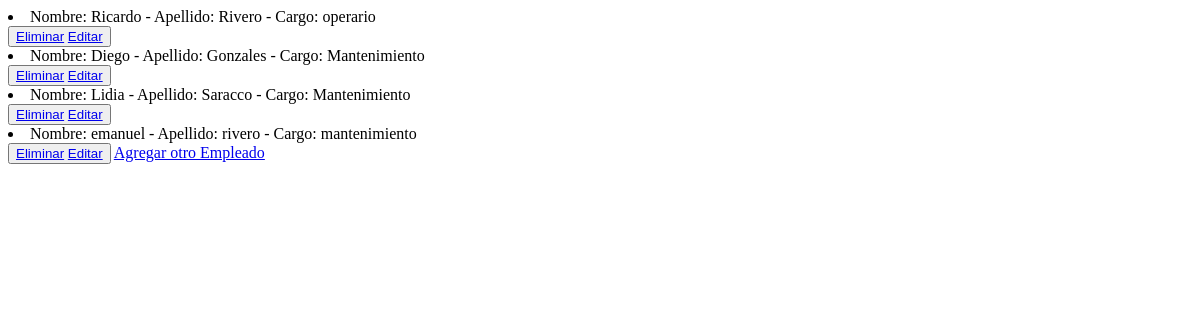
The app's page /carga_empleados/leerEmpleados, older data.
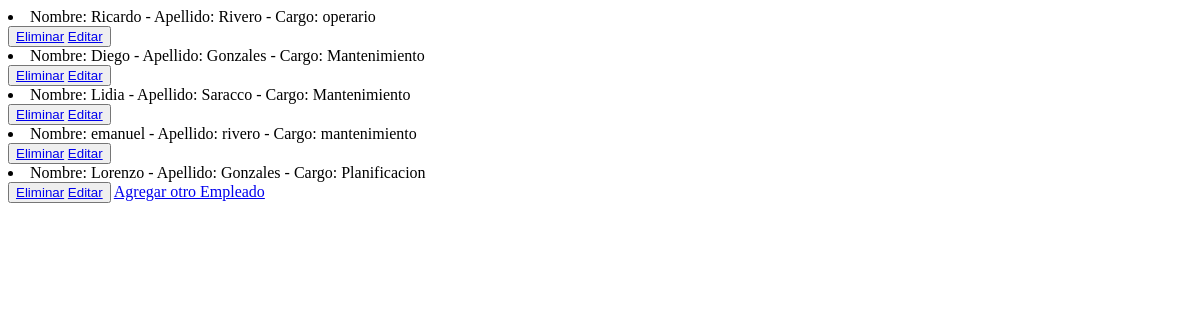
The same page, newer data.
### carga_empleados/models.py (models this page shows)
class Empleado(models.Model):
    nombre = models.CharField(max_length=100)
    apellido = models.CharField(max_length=100)
    cargo = models.CharField(max_length=100)
    def __str__ (self):
        return f'Nombre: {self.nombre} - Apellido: {self.apellido} - Cargo: {self.cargo}'

### carga_empleados/views.py (the view)
# urls.py: path('leerEmpleados',views.leerempleados,name='LeerEmpleados'),
def leerempleados(request):
     empleados = Empleado.objects.all()
     contexto = {'empleados':empleados}
     return render(request,'carga_empleados/leerEmpleados.html', contexto)

### carga_empleados/templates/carga_empleados/leerEmpleados.html (shortened to what this page needs)
<!DOCTYPE html>
<html lang="en">
<head>
</head>
<body>
    {% for e in empleados %}
        <li>{{e}}</li>
        <button>
            <a href="{% url 'eliminarEmpleado' e.nombre %}">Eliminar</a>
            <a href="{% url 'editarEmpleado' e.nombre %}">Editar</a>
        </button>
    {%endfor%}
    <a href="empleados"> Agregar otro Empleado</a>
</body>
</html>

Row changes from the older to the newer data that the page shows:
added Empleado: nombre+apellido+cargo "Nombre: Lorenzo - Apellido: Gonzales - Cargo: Planificacion"
